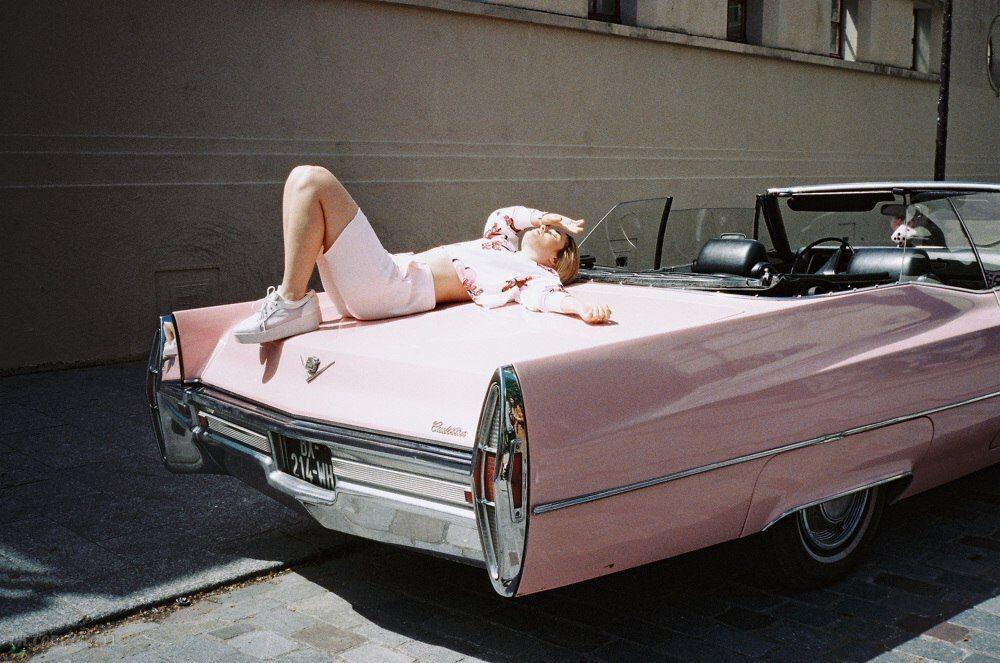
#> input picture images/image.jpg, 1000 x 663 px
$ python lab1.py
#> lines starting #> are read from the running program, lines starting #| are printed output that depends on the picture; after the words box and inside, x2 and y2 are one past the last pixel; in counts of white or black regions, pixels touching at a corner belong together
import imutils as imutils
import numpy as np
import cv2

img = cv2.imread('images/image.jpg')
#> img is the input picture: shape (663, 1000, 3); mean B, G, R 86.7, 88.3, 95.8
img_grey = cv2.imread('images/image.jpg', 0)
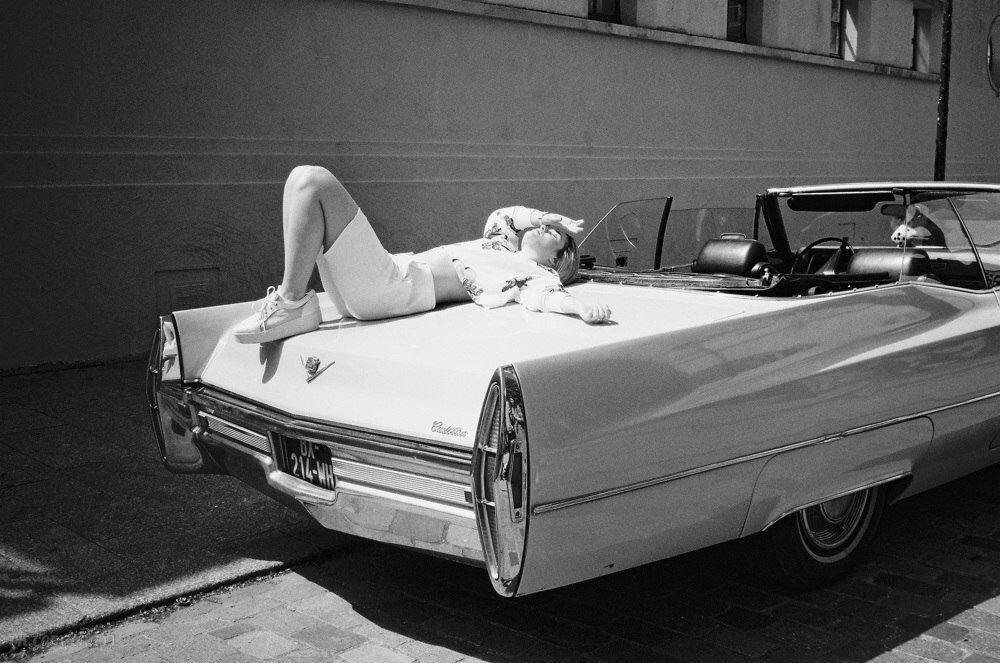
#> img_grey: shape (663, 1000); min 0, max 255, mean 90.4
cv2.imshow('Image', img_grey)
cv2.imwrite('image_grey.jpg', img_grey)

(h, w, d) = img.shape
#> h = 663; w = 1000; d = 3
print("width: {}\nheight: {}\ndepth: {}".format(w, h, d))
#| width: 1000
#| height: 663
#| depth: 3

(B, G, R) = img[100, 50]
#> B = 32; G = 35; R = 40
print("R: {}\nG: {}\nB: {}".format(R, G, B))
#| R: 40
#| G: 35
#| B: 32

roi = img[150:350, 200:400]
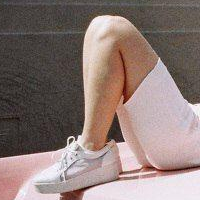
#> roi: shape (200, 200, 3); mean B, G, R 117.4, 121.7, 139.2
# cv2.imshow("ROI", roi)

# resized = cv2.resize(img, (200, 200))
# cv2.imshow("Resized", resized)

h, w = img.shape[0:2]
h_new = 300
ratio = w / h
#> ratio = 1.51
w_new = int(h_new * ratio)
#> w_new = 452
resized = cv2.resize(img, (w_new, h_new))
print("Resized: {}".format(resized.shape))
#| Resized: (300, 452, 3)
# cv2.imshow("Resized", resized)

resized_new = imutils.resize(img, height=300)
# cv2.imshow("Resized", resized_new)

center = (w // 2, h // 2)
#> center = (500, 331)
M = cv2.getRotationMatrix2D(center, -45, 1.0)
rotated = cv2.warpAffine(img, M, (w, h))
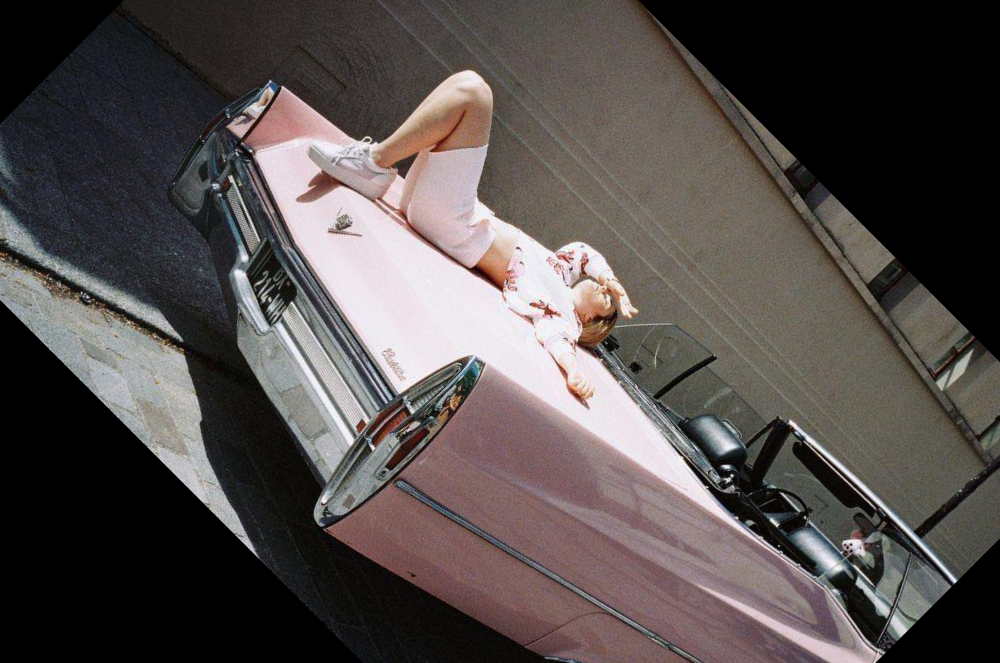
#> rotated: shape (663, 1000, 3); mean B, G, R 76.3, 77.9, 84.5
cv2.imshow("Rotated", rotated)

rotated_new = imutils.rotate(img, -45)
# cv2.imshow("Rotated", rotated_new)

blurred = cv2.GaussianBlur(img, (11, 11), 0)
cv2.imshow("Blurred", blurred)

resized = imutils.resize(img, width=460)
#> resized: shape (304, 460, 3)
b_resized = imutils.resize(blurred, width=460)
summing = np.hstack((resized, b_resized))
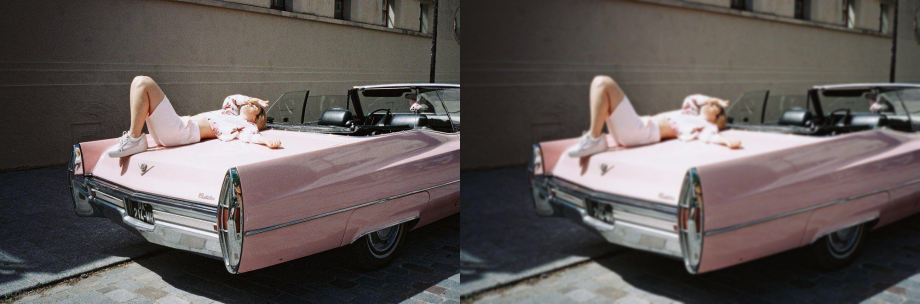
#> summing: shape (304, 920, 3); mean B, G, R 86.7, 88.3, 95.8
# cv2.imshow("Images", summing)

output = img.copy()
cv2.rectangle(output, (270, 50), (420, 260), (0, 0, 255), 2)
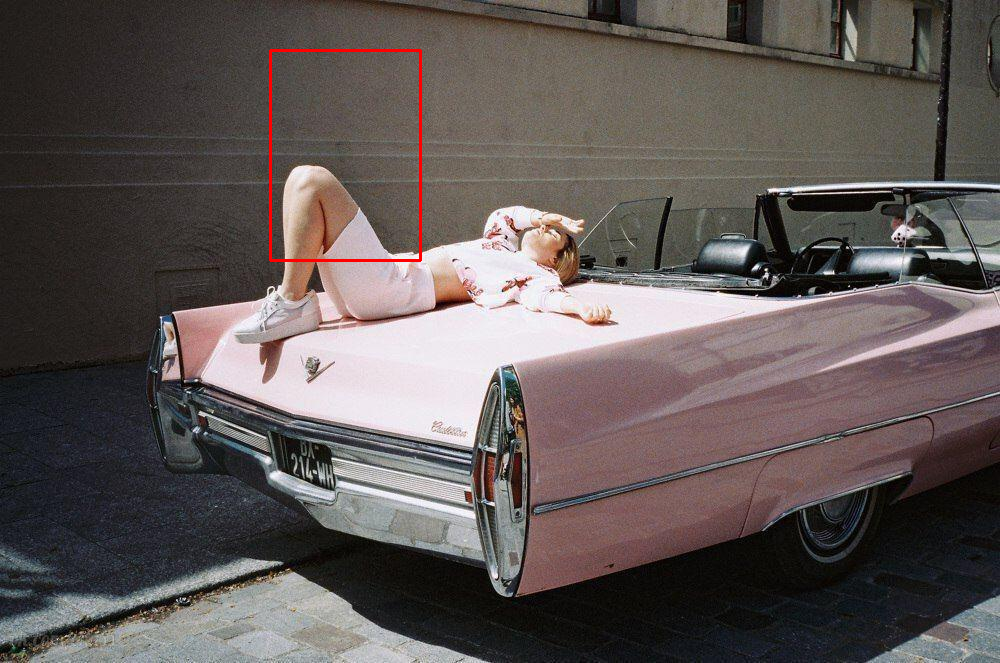
#> output: shape (663, 1000, 3); 0.33% of pixels changed, all inside (x1, y1, x2, y2) = (269, 49, 422, 262)
# cv2.imshow("Rectangle", output)

image = np.zeros((200, 200, 3), np.uint8)
cv2.line(image, (0, 0), (200, 200), (255, 0, 0), 5)
# cv2.imshow("Line", image)

image_points = np.zeros((1000, 1000, 3), np.uint8)
points = np.array([[600, 200], [910, 641], [300, 300], [0, 0]])
cv2.polylines(image_points, np.int32([points]), 1, (255, 255, 255))
# cv2.imshow('Image', image_points)

image_circle = np.zeros((200, 200, 3), np.uint8)
output = image_circle.copy()
cv2.circle(output, (100, 100), 50, (0, 0, 255), 2)
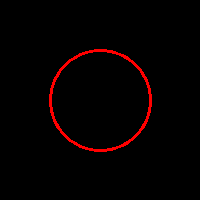
#> output: shape (200, 200, 3); mean B, G, R 0, 0, 5.9
cv2.imshow("Circle", output)

font = cv2.FONT_HERSHEY_SIMPLEX
font1 = cv2.FONT_HERSHEY_COMPLEX
font2 = cv2.FONT_HERSHEY_SCRIPT_COMPLEX
cv2.putText(img,'OpenCV',(10, 500), font, 4, (255, 255, 255), 2, cv2.LINE_4)
cv2.putText(img,'OpenCV',(10, 300), font1, 4, (255, 255, 255), 2, cv2.LINE_4)
cv2.putText(img,'OpenCV',(10,100), font2, 4, (255, 255, 255), 4, cv2.LINE_4)
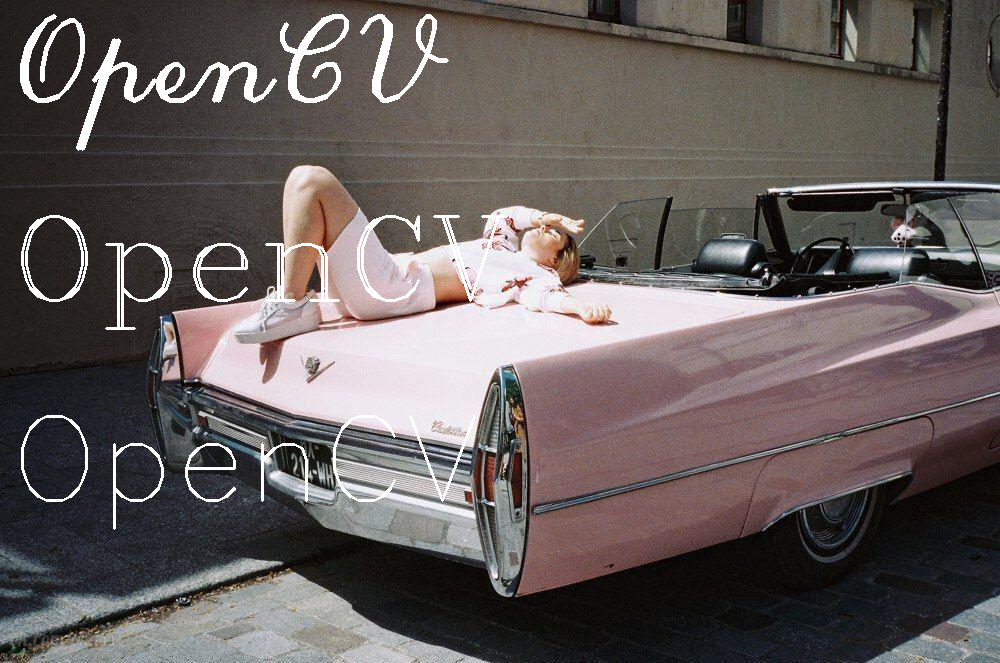
#> img: shape (663, 1000, 3); mean B, G, R 91.6, 93.2, 100.4
cv2.imshow("Text", img)

cv2.waitKey(0)
# cv2.destroyAllWindows()

$ run again, with images/beatles.jpg copied over images/image.jpg
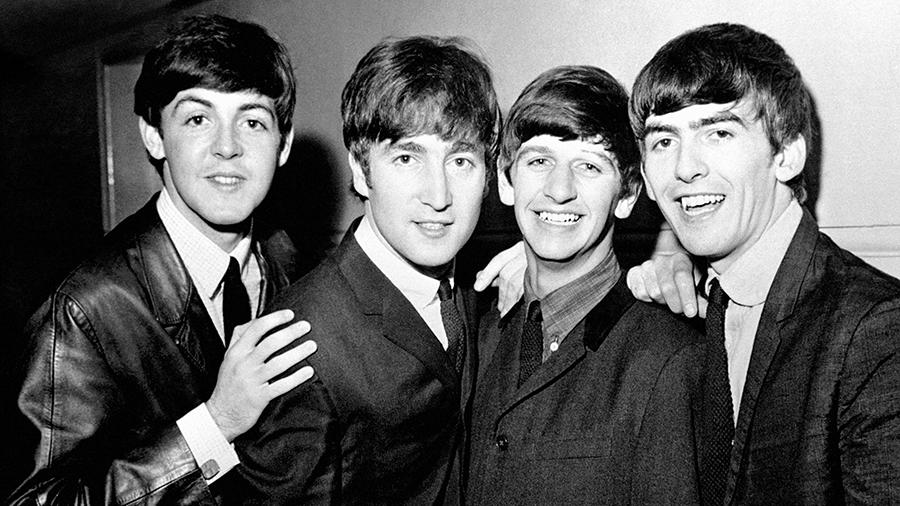
#> input picture images/beatles.jpg, 900 x 506 px
#> img is the input picture: shape (506, 900, 3); min 0, max 255, mean 92.9
#| width: 900
#| height: 506
#| depth: 3
#> B = 7
#| R: 7
#| G: 7
#| B: 7
#| Resized: (300, 533, 3)
#> `summing = np.hstack((resized, b_resized))`:
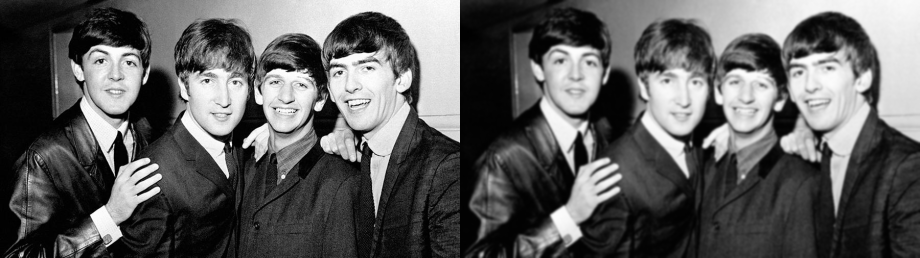
#> summing: shape (258, 920, 3); min 0, max 254, mean 92.9
#> `cv2.putText(img,'OpenCV',(10,100), font2, 4, (255, 255, 255), 4, cv2.L..`:
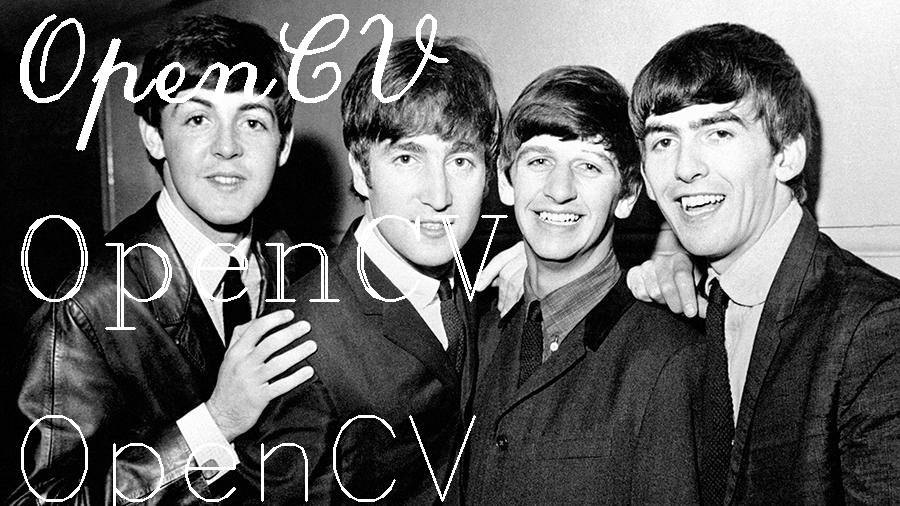
#> img: shape (506, 900, 3); min 0, max 255, mean 100.3

$ run again, with images/two.jpg copied over images/image.jpg
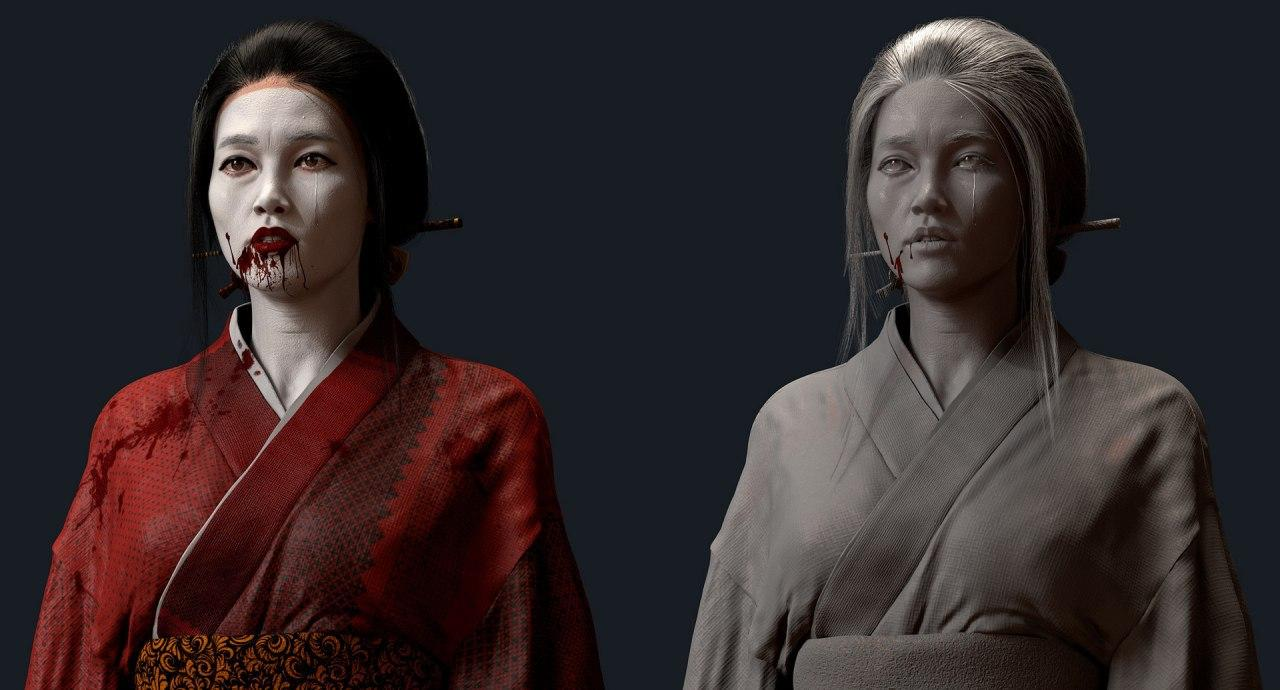
#> input picture images/two.jpg, 1280 x 690 px
#> img is the input picture: shape (690, 1280, 3); mean B, G, R 42.9, 40.4, 50.1
#> `img_grey = cv2.imread('images/image.jpg', 0)`:
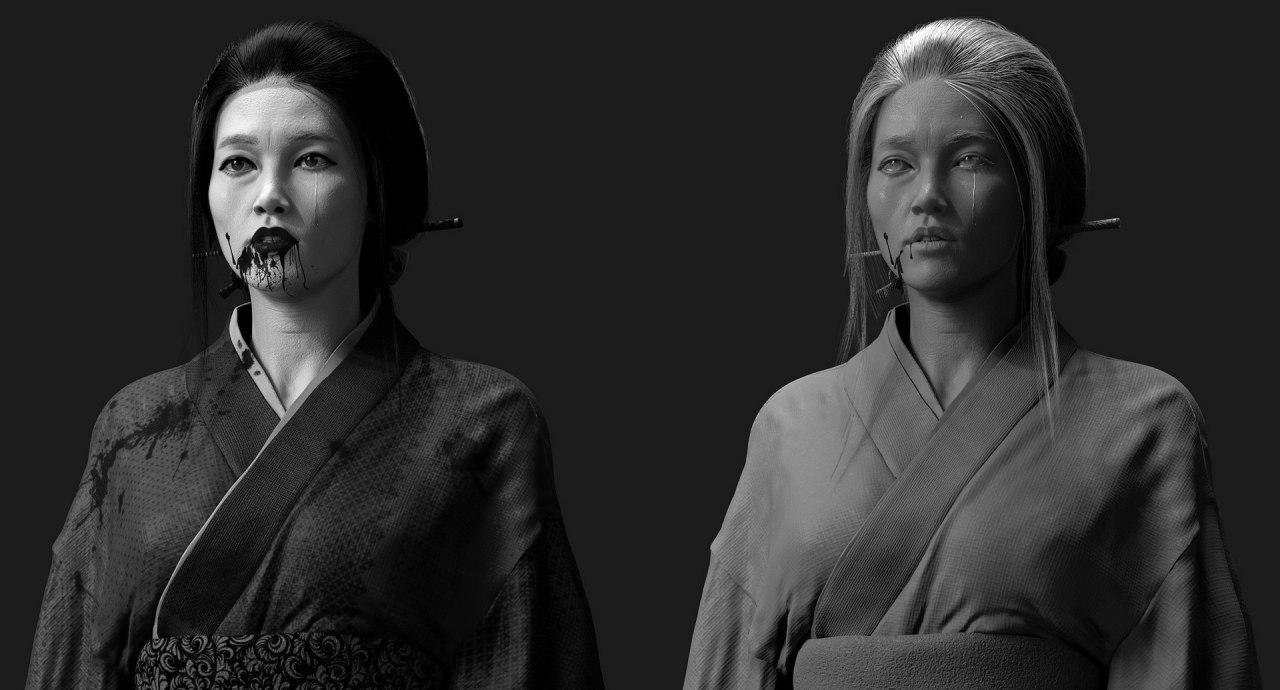
#> img_grey: shape (690, 1280); min 0, max 255, mean 43.7
#| width: 1280
#| height: 690
#| depth: 3
#> B = 37; G = 28; R = 24
#| R: 24
#| G: 28
#| B: 37
#| Resized: (300, 556, 3)
#> `cv2.putText(img,'OpenCV',(10,100), font2, 4, (255, 255, 255), 4, cv2.L..`:
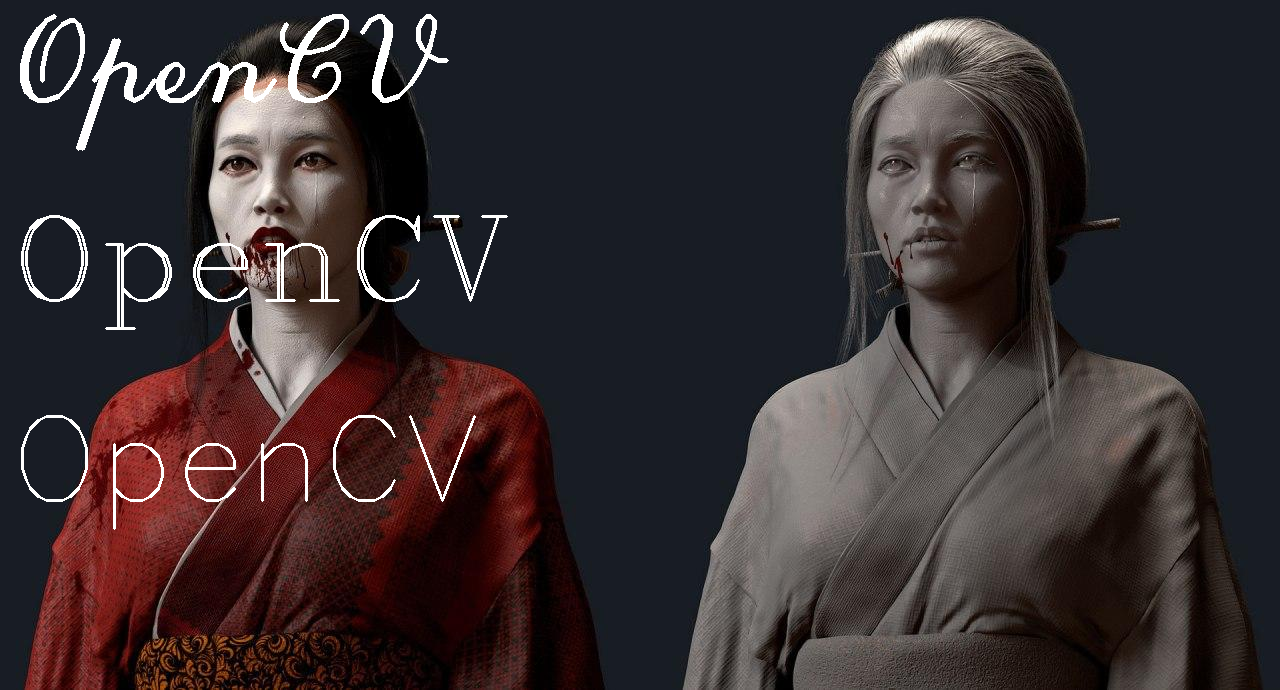
#> img: shape (690, 1280, 3); mean B, G, R 47.3, 45, 54.4
